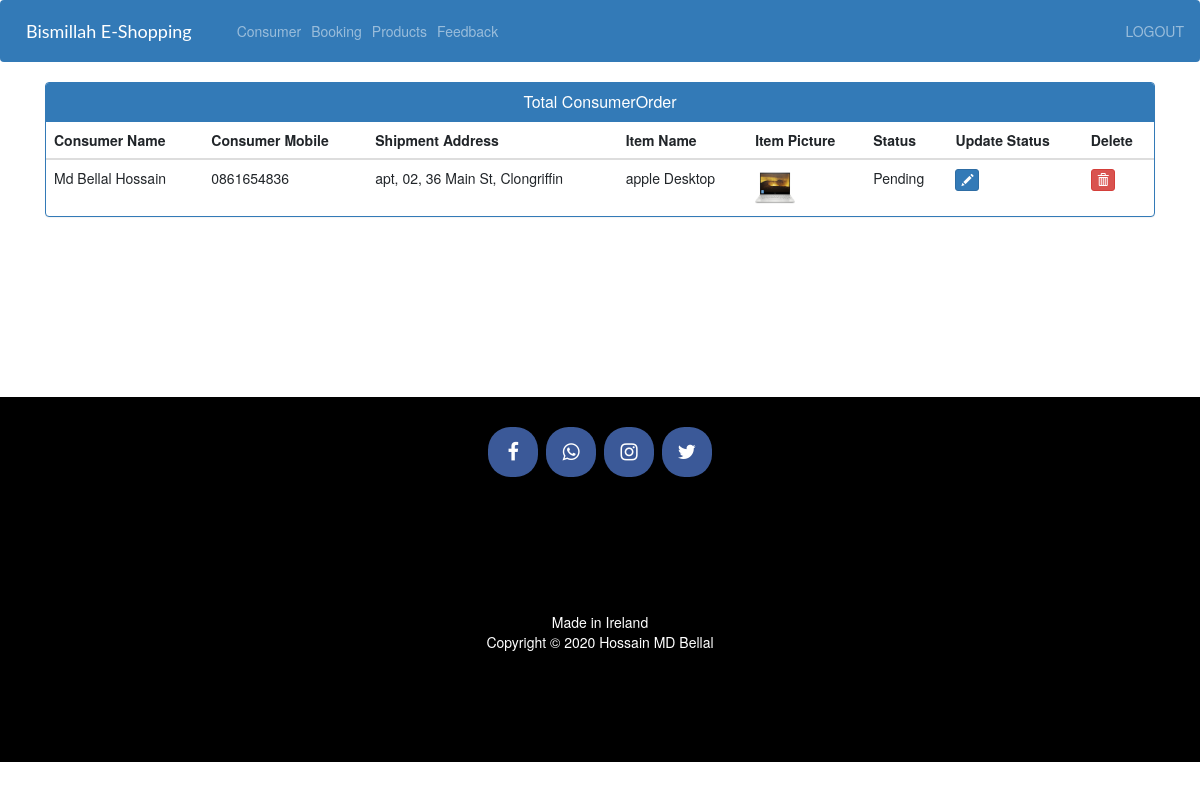
The page /admin-view-booking (signed in) on the database its author committed.
### ecom/models.py (models this page shows, shortened)
class Consumer(models.Model):
    user=models.OneToOneField(User,on_delete=models.CASCADE)
    profile_pic= models.ImageField(upload_to='profile_pic/CustomerProfilePic/',null=True,blank=True)
    address = models.CharField(max_length=40)
    mobile = models.CharField(max_length=20,null=False)
    @property
    def get_name(self):
        return self.user.first_name+" "+self.user.last_name

class ConsumerOrder(models.Model):
    STATUS =(
        ('Pending','Pending'),
        ('Order Confirmed','Order Confirmed'),
        ('Out for Delivery','Out for Delivery'),
        ('Delivered','Delivered'),
    )
    consumer=models.ForeignKey('Consumer', on_delete=models.CASCADE, null=True)
    item=models.ForeignKey('Item', on_delete=models.CASCADE, null=True)
    email = models.CharField(max_length=50,null=True)
    address = models.CharField(max_length=500,null=True)
    mobile = models.CharField(max_length=20,null=True)
    order_date= models.DateField(auto_now_add=True,null=True)
    status=models.CharField(max_length=50,null=True,choices=STATUS)

class Item(models.Model):
    name=models.CharField(max_length=40)
    product_image= models.ImageField(upload_to='product_image/',null=True,blank=True)
    price = models.PositiveIntegerField()
    description=models.CharField(max_length=40)

### ecom/views.py (the view)
# urls.py: path('admin-view-booking', views.admin_view_booking_view,name='admin-view-booking'),
@login_required(login_url='adminlogin')
def admin_view_booking_view(request):
    consumerorders=models.ConsumerOrder.objects.all()
    ordered_products=[]
    consumerordered_bys=[]
    for order in consumerorders:
        ordered_item=models.Item.objects.all().filter(id=order.item.id)
        ordered_by=models.Consumer.objects.all().filter(id = order.consumer.id)
        ordered_products.append(ordered_item)
        consumerordered_bys.append(ordered_by)
    return render(request,'ecom/admin_view_booking.html',{'data':zip(ordered_products,consumerordered_bys,consumerorders)})

### templates/ecom/admin_view_booking.html (shortened to what this page needs)
{% extends 'ecom/admin_base.html' %}
{% load static %}
{% block content %}
<head>
  <link href="//netdna.bootstrapcdn.com/bootstrap/3.0.0/css/bootstrap.min.css" rel="stylesheet" id="bootstrap-css">
</head>
<div class="container">
  <div class="panel panel-primary">
    <div class="panel-heading">
      <h6 class="panel-title">Total ConsumerOrder</h6>
    </div>
    <table class="table table-hover" id="dev-table">
      <thead>
        <tr>
          <th>Consumer Name</th>
          <th>Consumer Mobile</th>
          <th>Shipment Address</th>
          <th>Item Name</th>
          <th>Item Picture</th>
          <th>Status</th>
          <th>Update Status</th>
          <th>Delete</th>
        </tr>
      </thead>
      {% for product,customer,order in data %}
      <tr>
        {% for c in customer %}
        <td> {{c.get_name}}</td>
        <td>{{c.mobile}}</td>
        <td>{{order.address}}</td>
        {% endfor %}
        {% for p in product %}
        <td> {{p.name}}</td>
        <td> <img src="{% static p.product_image.url %}" alt="Profile Pic" height="40px" width="40px" /></td>
        <td>{{order.status}}</td>
        <td><a class="btn btn-primary btn-xs" href="{% url 'update-order' order.id  %}"><span class="glyphicon glyphicon-pencil"></span></a></td>
        <td><a class="btn btn-danger btn-xs" href="{% url 'delete-order' order.id  %}"><span class="glyphicon glyphicon-trash"></span></a></td>
        {% endfor %}
      </tr>
      {% endfor %}
    </table>
  </div>
</div>
{% endblock content %}

### templates/ecom/admin_view_booking.html (style rules this page uses)
a:link { text-decoration: none; }
h6 { text-align: center; }

### rows shown on the page
ConsumerOrder: address "apt, 02, 36 Main St, Clongriffin", status "Pending"
Consumer: get_name "Md Bellal Hossain", mobile "0861654836"
Item: name "apple Desktop", product_image (picture)
